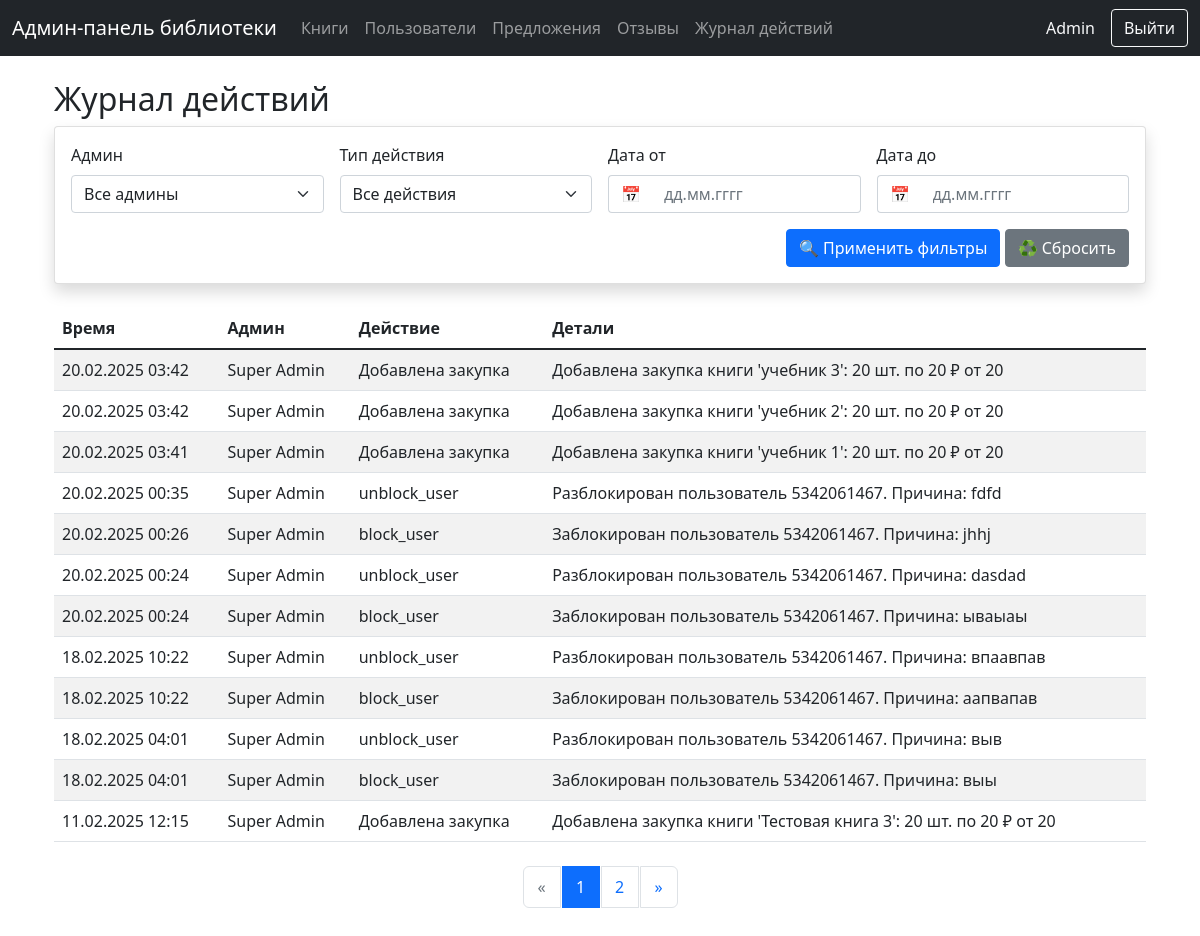
Before: /logs (signed in) with the older database file.
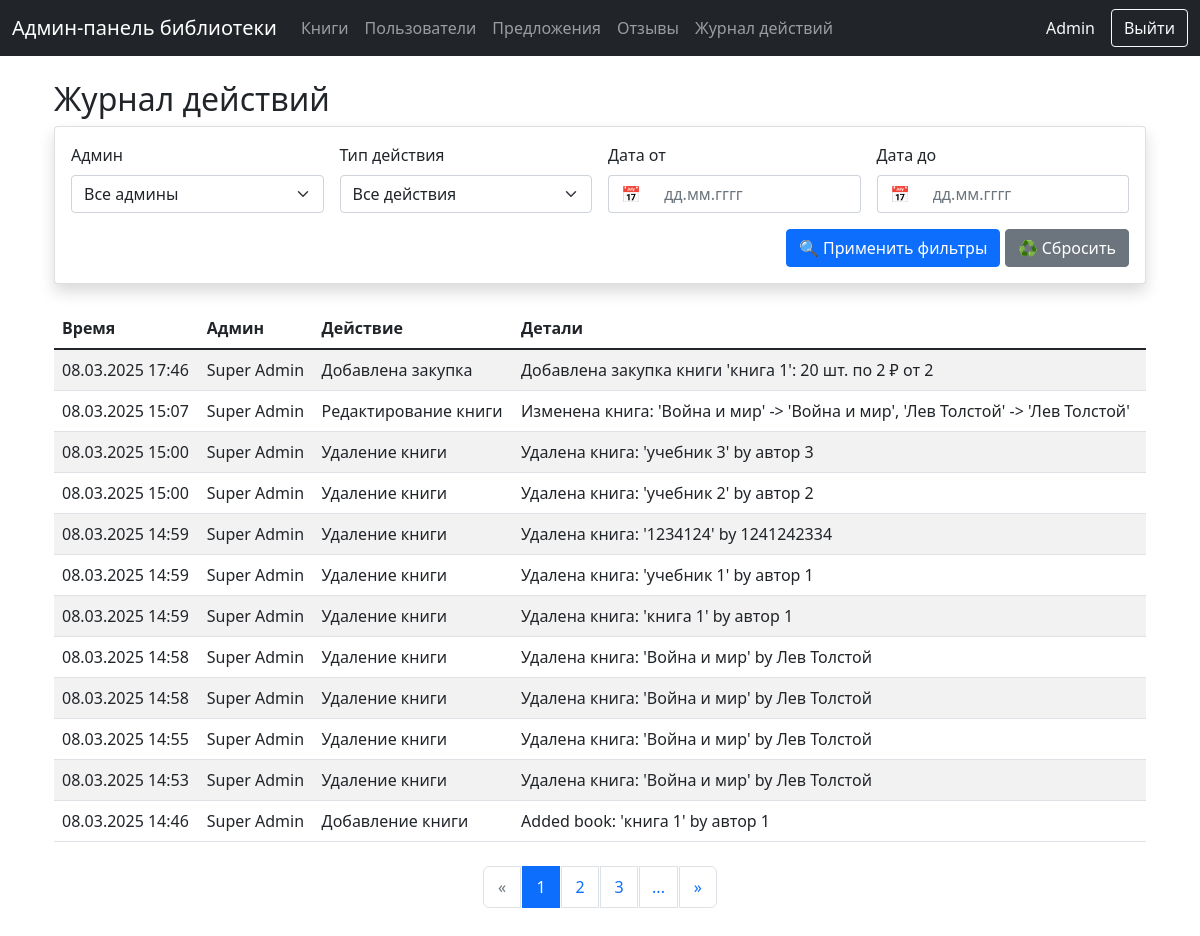
After: the same page with the newer database file.
### tables this page shows
CREATE TABLE admin_logs (
                    id INTEGER PRIMARY KEY AUTOINCREMENT,
                    admin_id INTEGER,
                    action_type TEXT,
                    book_id INTEGER,
                    details TEXT,
                    timestamp TIMESTAMP DEFAULT CURRENT_TIMESTAMP,
                    FOREIGN KEY (admin_id) REFERENCES users (id),
                    FOREIGN KEY (book_id) REFERENCES books (id)
                );

CREATE TABLE users (
                    id INTEGER PRIMARY KEY,
                    username TEXT,
                    full_name TEXT,
                    phone TEXT,
                    role TEXT DEFAULT 'user',
                    is_blocked INTEGER DEFAULT 0,
                    created_at TIMESTAMP DEFAULT CURRENT_TIMESTAMP
                , class TEXT);

### routes.py (the view)
@router.get("/logs")
async def logs_page(
    request: Request,
    page: int = 1,
    admin_id: str = "",
    action_type: str = "",
    date_from: str = "",
    date_to: str = ""
):
    if not is_admin(request):
        return RedirectResponse(url="/login")
    admin_info = get_admin_info(request)
    items_per_page = 12
    try:
        with get_db() as conn:
            cursor = conn.cursor()
            cursor.execute("""
                SELECT DISTINCT u.id, u.full_name, u.username
                FROM admin_logs al
                JOIN users u ON al.admin_id = u.id
                ORDER BY COALESCE(u.full_name, u.username)
            """)
            admins = [{'id': row[0], 'name': row[1] or f"@{row[2]}"} for row in cursor.fetchall()]
            query = """
                SELECT
                    al.id,
                    al.action_type,
                    al.details,
                    strftime('%d.%m.%Y %H:%M', al.timestamp) as formatted_time,
                    u.full_name,
                    u.username
                FROM admin_logs al
                JOIN users u ON al.admin_id = u.id
                WHERE 1=1
            """
            params = []
            if admin_id:
                query += " AND al.admin_id = ?"
                params.append(admin_id)
            if action_type:
                query += " AND al.action_type = ?"
                params.append(action_type)
            if date_from:
                try:
                    day, month, year = date_from.split('.')
                    formatted_date = f"{year}-{month}-{day}"
                    query += " AND date(al.timestamp) >= date(?)"
                    params.append(formatted_date)
                except:
                    pass
            if date_to:
                try:
                    day, month, year = date_to.split('.')
                    formatted_date = f"{year}-{month}-{day}"
                    query += " AND date(al.timestamp) <= date(?)"
                    params.append(formatted_date)
                except:
                    pass
            count_query = f"SELECT COUNT(*) FROM ({query})"
            cursor.execute(count_query, params)
            total_records = cursor.fetchone()[0]
            total_pages = (total_records + items_per_page - 1) // items_per_page
            page = max(1, min(page, total_pages)) if total_pages > 0 else 1
            offset = (page - 1) * items_per_page
            query += " ORDER BY al.timestamp DESC LIMIT ? OFFSET ?"
            params.extend([items_per_page, offset])
            cursor.execute(query, params)
            logs = []
            for row in cursor.fetchall():
                logs.append({
                    'id': row[0],
                    'action_type': row[1],
                    'details': row[2],
                    'timestamp': row[3],
                    'admin_name': row[4] or f"@{row[5]}"
                })
            filter_parts = []
            if admin_id:
                filter_parts.append(f"admin_id={admin_id}")
            if action_type:
                filter_parts.append(f"action_type={action_type}")
            if date_from:
                filter_parts.append(f"date_from={date_from}")
            if date_to:
                filter_parts.append(f"date_to={date_to}")
            filter_query = "&".join(filter_parts)
            return templates.TemplateResponse(
                "logs.html",
                {
                    "request": request,
                    "logs": logs,
                    "admin_info": admin_info,
                    "current_page": page,
                    "total_pages": total_pages,
                    "filter_query": filter_query,
                    "filters": {
                        "admin_id": admin_id,
                        "action_type": action_type,
                        "date_from": date_from,
                        "date_to": date_to
                    },
                    "admins": admins
                }
            )
    except Exception as e:
        logging.error(f"Error loading logs: {e}")
        raise HTTPException(status_code=500, detail=str(e))

### admin_panel/templates/logs.html (shortened to what the changed rows need)
{% extends "base.html" %}
{% block content %}
<link rel="stylesheet" href="https://cdn.jsdelivr.net/npm/flatpickr/dist/flatpickr.min.css">
<link rel="stylesheet" href="https://cdn.jsdelivr.net/npm/flatpickr/dist/themes/material_blue.css">
<div class="container mt-4">
    <h2>Журнал действий</h2>
    <div class="table-responsive">
        <table class="table table-striped">
            <thead>
                <tr>
                    <th>Время</th>
                    <th>Админ</th>
                    <th>Действие</th>
                    <th>Детали</th>
                </tr>
            </thead>
            <tbody>
                {% for log in logs %}
                <tr>
                    <td>{{ log.timestamp }}</td>
                    <td>{{ log.admin_name }}</td>
                    <td>
                        {% if log.action_type == 'add_book' %}
                            Добавление книги
                        {% elif log.action_type == 'edit_book' %}
                            Редактирование книги
                        {% elif log.action_type == 'delete_book' %}
                            Удаление книги
                        {% elif log.action_type == 'add_purchase' %}
                            Добавлена закупка
                        {% elif log.action_type == 'write_off_copy' %}
                            Списание экземпляра
                        {% else %}
                            {{ log.action_type }}
                        {% endif %}
                    </td>
                    <td>{{ log.details }}</td>
                </tr>
                {% endfor %}
            </tbody>
        </table>
    </div>
    {% if total_pages > 1 %}
    <nav aria-label="Page navigation" class="mt-4">
        <ul class="pagination justify-content-center">
            {% set start = (current_page - 2) if (current_page - 2) > 0 else 1 %}
            {% set end = (current_page + 2) if (current_page + 2) <= total_pages else total_pages %}
            {% for page in range(start, end + 1) %}
            <li class="page-item {% if page == current_page %}active{% endif %}">
                <a class="page-link" href="?page={{ page }}{{ '&' + filter_query if filter_query }}">{{ page }}</a>
            </li>
            {% endfor %}
            {% if end < total_pages %}
                <li class="page-item">
                    <span class="page-link">...</span>
                </li>
            {% endif %}
        </ul>
    </nav>
    {% endif %}
</div>
{% endblock %}

Changed rows visible on the page:
no longer on this page (row unchanged): admin_logs: timestamp "20.02.2025 03:42", admin_name "Super Admin", action_type "Добавлена закупка", details "Добавлена закупка книги 'учебник 3': 20 шт. по 20 ₽ от 20"
no longer on this page (row unchanged): admin_logs: timestamp "20.02.2025 03:42", admin_name "Super Admin", action_type "Добавлена закупка", details "Добавлена закупка книги 'учебник 2': 20 шт. по 20 ₽ от 20"
no longer on this page (row unchanged): admin_logs: timestamp "20.02.2025 03:41", admin_name "Super Admin", action_type "Добавлена закупка", details "Добавлена закупка книги 'учебник 1': 20 шт. по 20 ₽ от 20"
no longer on this page (row unchanged): admin_logs: timestamp "20.02.2025 00:35", admin_name "Super Admin", action_type "unblock_user", details "Разблокирован пользователь 5342061467. Причина: fdfd"
no longer on this page (row unchanged): admin_logs: timestamp "20.02.2025 00:26", admin_name "Super Admin", action_type "block_user", details "Заблокирован пользователь 5342061467. Причина: jhhj"
no longer on this page (row unchanged): admin_logs: timestamp "20.02.2025 00:24", admin_name "Super Admin", action_type "unblock_user", details "Разблокирован пользователь 5342061467. Причина: dasdad"
no longer on this page (row unchanged): admin_logs: timestamp "20.02.2025 00:24", admin_name "Super Admin", action_type "block_user", details "Заблокирован пользователь 5342061467. Причина: ываыаы"
no longer on this page (row unchanged): admin_logs: timestamp "18.02.2025 10:22", admin_name "Super Admin", action_type "unblock_user", details "Разблокирован пользователь 5342061467. Причина: впаавпав"
no longer on this page (row unchanged): admin_logs: timestamp "18.02.2025 10:22", admin_name "Super Admin", action_type "block_user", details "Заблокирован пользователь 5342061467. Причина: аапвапав"
no longer on this page (row unchanged): admin_logs: timestamp "18.02.2025 04:01", admin_name "Super Admin", action_type "unblock_user", details "Разблокирован пользователь 5342061467. Причина: выв"
no longer on this page (row unchanged): admin_logs: timestamp "18.02.2025 04:01", admin_name "Super Admin", action_type "block_user", details "Заблокирован пользователь 5342061467. Причина: выы"
no longer on this page (row unchanged): admin_logs: timestamp "11.02.2025 12:15", admin_name "Super Admin", action_type "Добавлена закупка", details "Добавлена закупка книги 'Тестовая книга 3': 20 шт. по 20 ₽ от 20"
added admin_logs: timestamp "08.03.2025 17:46", admin_name "Super Admin", action_type "Добавлена закупка", details "Добавлена закупка книги 'книга 1': 20 шт. по 2 ₽ от 2"
added admin_logs: timestamp "08.03.2025 15:07", admin_name "Super Admin", action_type "Редактирование книги", details "Изменена книга: 'Война и мир' -> 'Война и мир', 'Лев Толстой' -> 'Лев Толстой'"
added admin_logs: timestamp "08.03.2025 15:00", admin_name "Super Admin", action_type "Удаление книги", details "Удалена книга: 'учебник 3' by автор 3"
added admin_logs: timestamp "08.03.2025 15:00", admin_name "Super Admin", action_type "Удаление книги", details "Удалена книга: 'учебник 2' by автор 2"
added admin_logs: timestamp "08.03.2025 14:59", admin_name "Super Admin", action_type "Удаление книги", details "Удалена книга: '1234124' by 1241242334"
added admin_logs: timestamp "08.03.2025 14:59", admin_name "Super Admin", action_type "Удаление книги", details "Удалена книга: 'учебник 1' by автор 1"
added admin_logs: timestamp "08.03.2025 14:59", admin_name "Super Admin", action_type "Удаление книги", details "Удалена книга: 'книга 1' by автор 1"
added admin_logs: timestamp "08.03.2025 14:58", admin_name "Super Admin", action_type "Удаление книги", details "Удалена книга: 'Война и мир' by Лев Толстой"
added admin_logs: timestamp "08.03.2025 14:58", admin_name "Super Admin", action_type "Удаление книги", details "Удалена книга: 'Война и мир' by Лев Толстой"
added admin_logs: timestamp "08.03.2025 14:55", admin_name "Super Admin", action_type "Удаление книги", details "Удалена книга: 'Война и мир' by Лев Толстой"
added admin_logs: timestamp "08.03.2025 14:53", admin_name "Super Admin", action_type "Удаление книги", details "Удалена книга: 'Война и мир' by Лев Толстой"
added admin_logs: timestamp "08.03.2025 14:46", admin_name "Super Admin", action_type "Добавление книги", details "Added book: 'книга 1' by автор 1"
Other visible differences:
new list line: "3"
